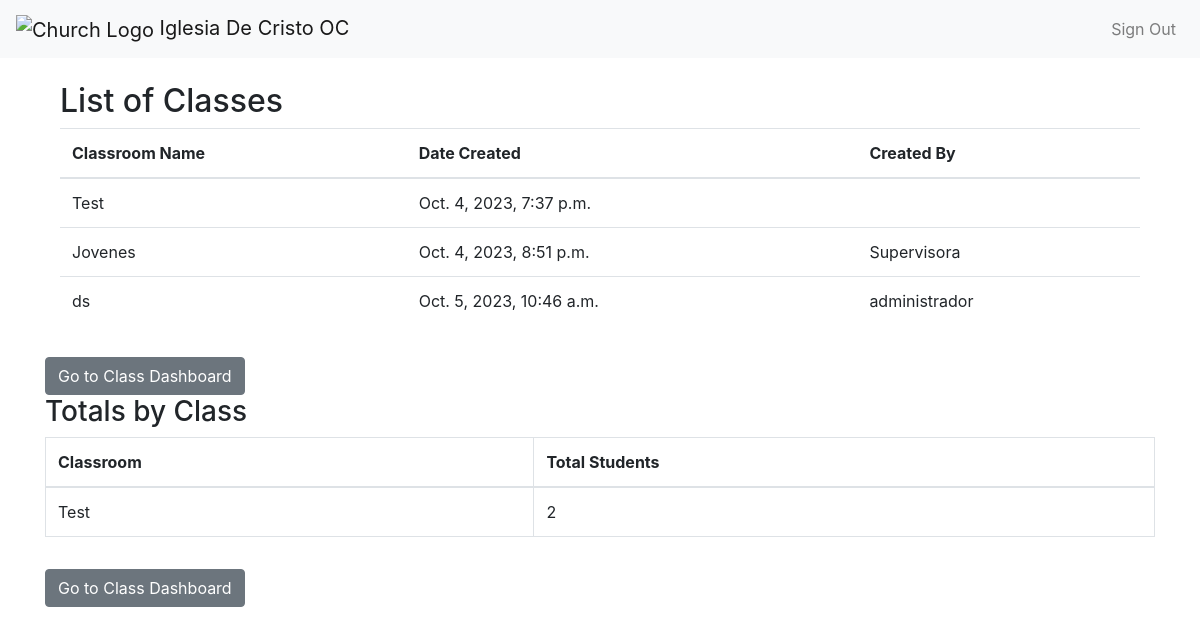
Screenshot of /list-classes/ (signed in) with the database file from the repository.
### classApp/models.py (models this page shows, shortened)
class Classroom(models.Model):
    name = models.CharField(max_length=255, unique=True)
    created_by = models.ForeignKey(CustomUser, on_delete=models.CASCADE)
    created_at = models.DateTimeField(auto_now_add=True)

class CustomUser(AbstractUser):
    ADMIN_LEVELS = (
        (1, 'Ayuda y Encargada'),
        (2, 'Supervisora'),
        (3, 'Administradores'),
    )
    admin_level = models.IntegerField(choices=ADMIN_LEVELS, default=1)

### classApp/views.py (the view)
# urls.py: path('list-classes/', views.list_classes, name='list_classes'),
@login_required
def list_classes(request):
    classrooms = Classroom.objects.all()
    class_counts = Student.objects.values('classroom__name').annotate(total_students=Count('classroom')).order_by('classroom__name')
    context = {
        'classrooms': classrooms,
        'class_counts': class_counts
    }
    return render(request, 'list_classes.html', context)

### classApp/templates/list_classes.html
{% extends 'base.html' %}
{% block content %}
<div class="container">
    <h2>List of Classes</h2>
    <table class="table">
        <thead>
            <tr>
                <th>Classroom Name</th>
                <th>Date Created</th>
                <th>Created By</th>
            </tr>
        </thead>
        <tbody>
            {% for classroom in classrooms %}
            <tr>
                <td>{{ classroom.name }}</td>
                <td>{{ classroom.created_at }}</td>
                <td>{{ classroom.created_by.username }}</td>
            </tr>
            {% endfor %}
        </tbody>
    </table>
</div>
<a href="{% url 'class_dashboard' %}" class="btn btn-secondary mt-3">Go to Class Dashboard</a>
<h3>Totals by Class</h3>
<table class="table table-bordered">
    <thead>
        <tr>
            <th>Classroom</th>
            <th>Total Students</th>
        </tr>
    </thead>
    <tbody>
        {% for class_count in class_counts %}
        <tr>
            <td>{{ class_count.classroom__name }}</td>
            <td>{{ class_count.total_students }}</td>
        </tr>
        {% endfor %}
    </tbody>
</table>
<a href="{% url 'class_dashboard' %}" class="btn btn-secondary mt-3">Go to Class Dashboard</a>
{% endblock %}

### classApp/templates/base.html (shortened to what this page needs)
<!DOCTYPE html>
<html lang="en">
<head>
    <link href="https://maxcdn.bootstrapcdn.com/bootstrap/4.5.2/css/bootstrap.min.css" rel="stylesheet">
    <link rel="stylesheet" href="https://code.jquery.com/ui/1.12.1/themes/base/jquery-ui.css">
</head>
<body>
    <nav class="navbar navbar-expand-lg navbar-light bg-light">
        <a class="navbar-brand" href="/dashboard/">
            <img src="https://miel.org/wp-content/uploads/2022/06/android-chrome-512x512-2.png" width="30" height="30" alt="Church Logo">
            Iglesia De Cristo OC
        </a>
        <div class="collapse navbar-collapse" id="navbarNavAltMarkup">
            <div class="navbar-nav ml-auto">
                {% if user.is_authenticated %}
                    <a class="nav-link" href="{% url 'logout' %}">Sign Out</a>
                {% endif %}
            </div>
        </div>
    </nav>
    <div class="container mt-4">
        {% block content %}
        {% endblock %}
    </div>
</body>
</html>

### rows the page displays
Classroom: name "Test", created_at "Oct. 4, 2023, 7:37 p.m."
Classroom: name "Jovenes", created_at "Oct. 4, 2023, 8:51 p.m.", created_by.username "Supervisora"
Classroom: name "ds", created_at "Oct. 5, 2023, 10:46 a.m.", created_by.username "administrador"

### other values shown
{{ class_count.classroom__name }} "Test"
{{ class_count.total_students }} "2"
